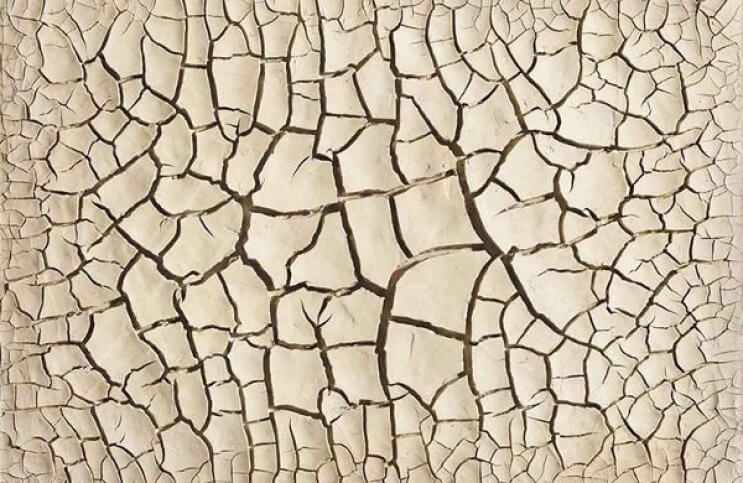
#> input picture 8sem/results/8/input/ground.png, 743 x 483 px; its folder holds only this picture in this run
$ python main.py
#> lines starting #> are read from the running program, lines starting #| are printed output that depends on the picture
import os
import numpy as np
import matplotlib.pyplot as plt

from PIL import Image

d=1
phi = [0, 90, 180, 270]

#histogram equalization
def contrast(img:np.array):
    hist, bins = np.histogram(img.flatten(), 256, [0, 256])
    cdf = hist.cumsum()
    cdf_normalized = cdf * hist.max() / cdf.max()
    cdf_m = np.ma.masked_equal(cdf, 0)
    cdf_m = (cdf_m - cdf_m.min()) * 255 / (cdf_m.max() - cdf_m.min())
    cdf = np.ma.filled(cdf_m, 0).astype('uint8')
    img2 = cdf[img]
    return img2

def haralick_matrix(img, d):
    haralick = np.zeros((256, 256))
    W, H = img.shape
    k = 4*W*H - 2*W - 2*H

    for x in range(d, img.shape[0] - d):
        for y in range(d, img.shape[1] - d):
            haralick[img[x - d, y], img[x, y]] += 1
            haralick[img[x + d, y], img[x, y]] += 1
            haralick[img[x, y - d], img[x, y]] += 1
            haralick[img[x, y + d], img[x, y]] += 1
    return np.uint8(haralick), k


def ASM(haralick, k):
    return np.sum(np.square(haralick*k))

def MPR(haralick, k):
    return np.max(haralick*k)

def TR(haralick, k):
    return np.trace(haralick*k)

def ENT(haralick, k):
    ent = 0
    matrix = haralick*k
    for i in range(matrix.shape[0]):
        for j in range(matrix.shape[1]):
            if matrix[i, j] > 0:
                ent -= matrix[i, j] * np.log2(matrix[i, j])
    return ent


if __name__ == "__main__":
    with open("output/result.txt", "w") as file:
        for i in os.listdir("input"):
            if i == ".DS_Store":
                continue
            img = Image.open('input/'+i).convert('L')
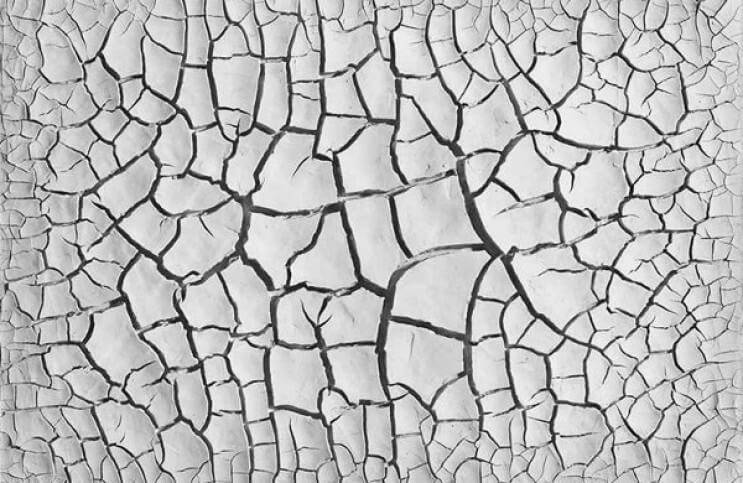
#> img: PIL image 743x483 L; min 2, max 253, mean 187
            img.save("output/grayscale/"+i+"")
            semi = np.array(Image.open(os.path.join('output', 'grayscale', i)).convert('L'))
            contrast_grayscale = contrast(semi)
#> in contrast, `hist, bins = np.histogram(img.flatten(), 256, [0, 256])`: hist = 256 values, max 7762 at index 218, min 0 at index 0, mean 1401.8; bins = 257 values from 0 to 256
#> in contrast, `cdf = hist.cumsum()`: cdf = 256 values from 0 to 358869
#> in contrast, `cdf_normalized = cdf * hist.max() / cdf.max()`: cdf_normalized = 256 values from 0 to 7762
#> in contrast, `cdf = np.ma.filled(cdf_m, 0).astype('uint8')`: cdf = 256 values from 0 to 255
#> in contrast, `img2 = cdf[img]`:
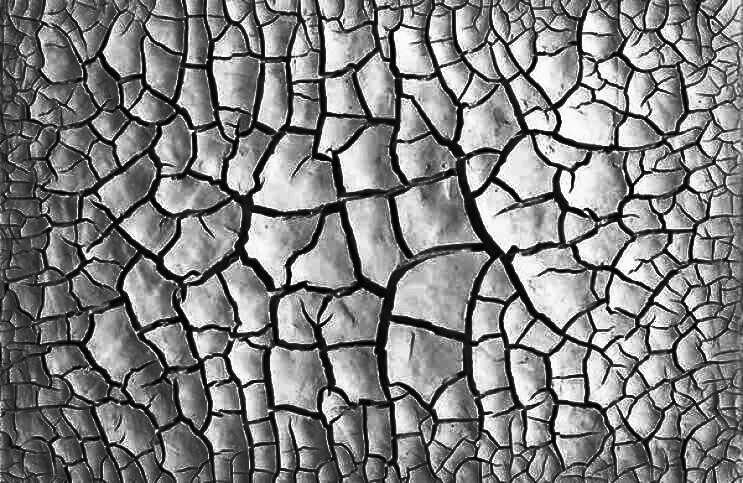
#> img2: shape (483, 743); min 0, max 255, mean 128.4
            Image.fromarray(contrast_grayscale).save("output/contrast/"+i+"")

            #grayscale
            matrix1, k = haralick_matrix(semi, 1)
#> after the loop in haralick_matrix, `for x in range(d, img.shape[0] - d):`:
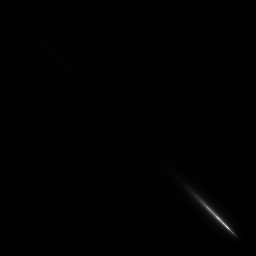
#> haralick: shape (256, 256) float64; min 0, max 6560, mean 21.8; drawn with min black and max white
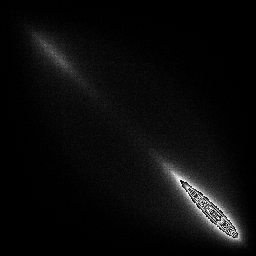
#> matrix1: shape (256, 256); min 0, max 255, mean 11
#> k = 1433024
            Image.fromarray(matrix1/k * 255/np.max(matrix1/k)).convert('L').save('output/grayscale/' + "haralick_"+i)

            hist, bins = np.histogram(semi.flatten(), 256, [0, 256])
#> bins = 257 values from 0 to 256
            plt.bar(np.arange(hist.size), hist)
            plt.savefig("output/grayscale/"+"histogram_"+i)
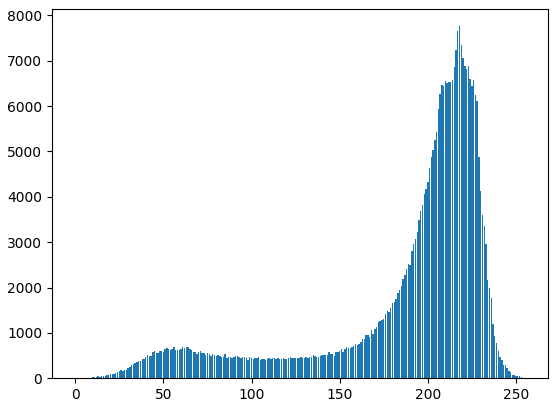
#> figure drawn by matplotlib, 1 panel; tallest bar 7762 high, from x = 217.6 to 218.4
            plt.clf()


            #contrast
            matrix2, k = haralick_matrix(contrast_grayscale, 1)
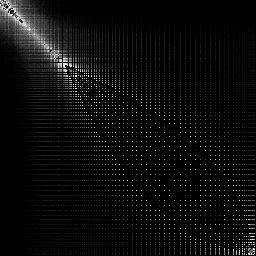
#> matrix2: shape (256, 256); min 0, max 255, mean 10.3
            Image.fromarray(matrix2/k * 255/np.max(matrix2/k)).convert('L').save('output/contrast/' + "haralick_"+i)

            hist, bins = np.histogram(contrast_grayscale.flatten(), 256, [0, 256])
#> hist = 256 values, max 7762 at index 185, min 0 at index 62, mean 1401.8
            plt.bar(np.arange(hist.size), hist)
            plt.savefig("output/contrast/"+"histogram_"+i)
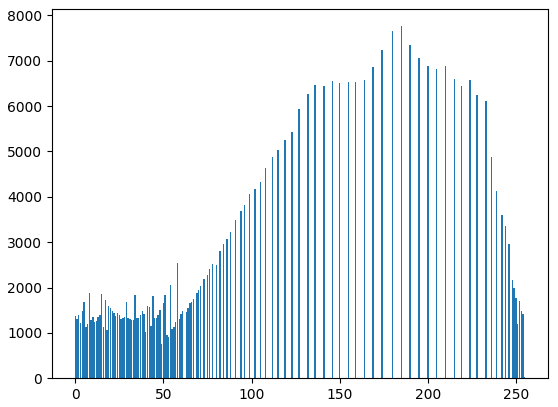
#> figure drawn by matplotlib, 1 panel; tallest bar 7762 high, from x = 184.6 to 185.4
            plt.clf()


            file.write("Image: "+i+"\n")
            file.write("Grayscale Image:\n")
            file.write("ASM: "+str(ASM(matrix1, k))+"\n")
            file.write("MPR: "+str(MPR(matrix1, k))+"\n")
            file.write("TR: "+str(TR(matrix1, k))+"\n")
            file.write("ENT: "+str(ENT(matrix1, k))+"\n")
#> after the loop in ENT, `for i in range(matrix.shape[0]):`: ent = -2.66e+13
            file.write("Contrast Image:\n")
            file.write("ASM: "+str(ASM(matrix2, k))+"\n")
            file.write("MPR: "+str(MPR(matrix2, k))+"\n")
            file.write("TR: "+str(TR(matrix2, k))+"\n")
            file.write("ENT: "+str(ENT(matrix2, k))+"\n")
            file.write("\n")
        file.close()
